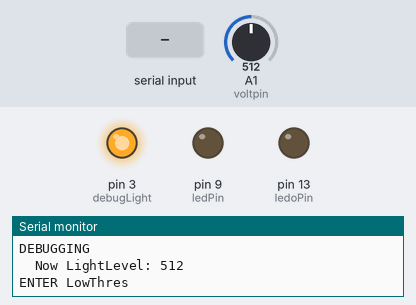
Recording of a sketch running on a simulated Arduino Uno, built with avr-gcc and run on an emulated ATmega328P. Shown: output pins drawn as LEDs (lit = HIGH), the last lines printed to the serial monitor. The test bench sets the inputs (shaded band); at power-on: A1 (voltpin) = 512.

Above: at 0.8 s.
0.9 s: "90,45\n" received over Serial
At 1.9 s:
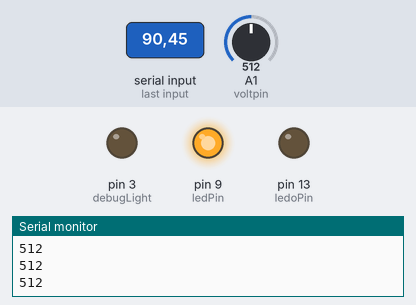
2.4 s: A1 (voltpin) set to 122
At 3.1 s:
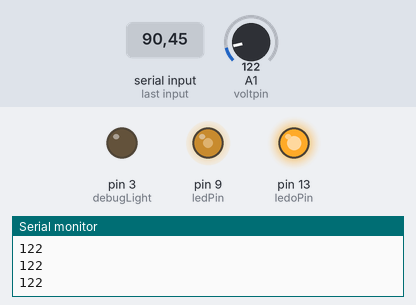
3.9 s: A1 (voltpin) set to 306
At 5.1 s:
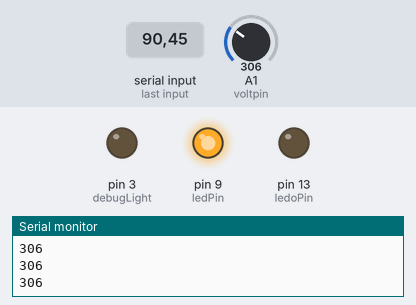
5.4 s: A1 (voltpin) set to 273
6.9 s: A1 (voltpin) set to 255
At 7.7 s:
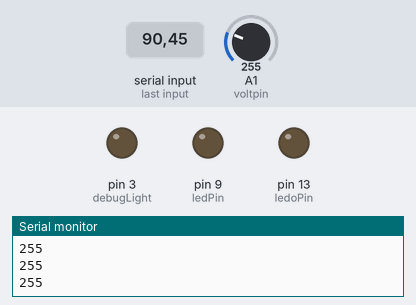
8.4 s: A1 (voltpin) set to 0
At 8.8 s:
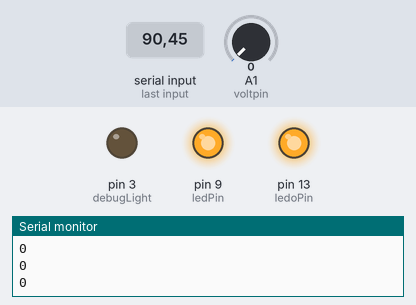
Timing chart, 0 to 10.9 s (numbered marks = the images above; inputs shaded):
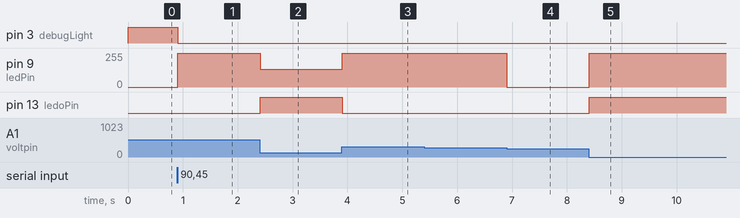

The sketch:

sketch_jan17a.ino
```cpp
#include "EEPROMex.h"
#include <Wire.h>
#include "LightLevel.h"
#include "Tune.h"


#define VIN 5.0
#define IOUT 0.04
#define calibration 1   //Настройка


const int sensorPin = 1;   //Обозначаем A0, как вход
const int ledPin = 9; //Обозначаем D9, как выход
const int voltpin = 1;
const int ledoPin = 13;
const int buttUp = 12;
const int buttDwn = 11;
const int setButt = 10;
const int modeButt = 8;
const int debugLight = 3;
int  lightLevel, high = 255, low = 0, lightlevel;
uint32_t lowThres, upThres;


void setup()
{

  Serial.begin(9600);

 pinMode(debugLight, OUTPUT);
  if (calibration)
  {
    EEPROM_Res();

    digitalWrite (debugLight , HIGH);
    Serial.write("DEBUGGING");
    Serial.println();
    Serial.print("  Now LightLevel: ");
    Serial.print(analogRead(voltpin));
    TuneLow();
    TuneUp();
    lowThres = EEPROM.readInt(7);
    upThres = EEPROM.readInt(8);
  }
  else
  {
    lowThres = 0;
    upThres = 1023;
  }
  digitalWrite (debugLight , LOW);
  Serial.write("WORKING");
  Serial.println();
  Serial.write("defThres:");
  Serial.println();
  Serial.println(lowThres);
  Serial.println();
  Serial.println(upThres);
  Serial.println();


  pinMode(ledPin, OUTPUT);
  pinMode(ledoPin, OUTPUT);
  pinMode(voltpin, INPUT);
}

void loop()
{
    lightLevel = analogRead(voltpin);
    Serial.println(lightLevel);
     manualTune(lightLevel, lowThres, upThres);
     autoTune(lightLevel, low, high);

    analogWrite(ledPin, 255-lightLevel);
    analogWrite(ledoPin, 255-lightLevel);
}
```

LightLevel.cpp
```cpp
#include "LightLevel.h"
#include <Arduino.h>

void manualTune(int lightLevel, int lowThres, int upThres)
{
      lightLevel = map(lightLevel, lowThres , upThres, 0, 255);
      lightLevel = constrain(lightLevel, 0, 255);
}

void autoTune(int lightLevel, int high, int low)
{
  if  (lightLevel < high)
  {
    high = lightLevel;

  }
  if (lightLevel > low)
  {
    low = lightLevel;
  }
  lightLevel = map(lightLevel, low, high, 0, 255);
  lightLevel = constrain(lightLevel, 0, 255);
}
```

LightLevel.h
```cpp
#pragma once
# ifndef _LIGHTLEVEL_H_
#define _LIGHTLEVEL_H_
void manualTune(int, int, int);
void autoTune(int, int, int);
#endif
```

Tune.cpp
```cpp
#include "Tune.h"
#include <Arduino.h>
#include "EEPROMex.h"
#include <HardwareSerial.h>


void EEPROM_Res(){
  for (byte i = 0; i < 7; i++)
  EEPROM.writeInt(i, 0);

}
void TuneLow() {
  //--------калибровка----------
  Serial.println();

  Serial.write("ENTER LowThres");
  Serial.println();
  while (Serial.available() == 0);
  unsigned int lowDef = Serial.parseInt();
  EEPROM.writeInt(7,lowDef);// нижний порог значения фоторезистора при минимальной освещенности.
  }
void TuneUp(){

  Serial.println();

  Serial.write("ENTER UpThres");
  Serial.println();
  while (Serial.available() == 0);
  unsigned int upDef = Serial.parseInt();//Верхний порог значения фоторезистора при максимальной освещенности.
  EEPROM.writeInt(8, upDef);
  }
/*void TuneInform(){
  Serial.println();
  Serial.write("NEWDEFTHRES: ");
  Serial.println();
  Serial.print(TuneLow());
  Serial.println();
  Serial.print(TuneUp());
  Serial.println();
}*/
//void Tune(){
  //Serial.begin(9600);
  //TuneLow();
  //TuneUp();
 // uint32_t low = TuneLow();
//  uint32_t up = TuneUp();

//  EEPROM.writeInt(8, up);// запись в EEPROM
//}
 // if (up != 0)
 // {
//    loop();// уйти в бесконечный цикл
//  }
  //------конец калибровки-------
//  }
```

Tune.h
```cpp
#pragma once
#ifndef _TUNE_H
#define _TUNE_H
void EEPROM_Res();
void TuneLow();
void TuneUp();
//void Tune();
//void TuneInform();
#endif
```

Measured:
- the behaviour switches between 256 and 255 on A1 (voltpin) (found by bisection; images 3 and 4)
- after the input at 0.9 s, pin 3 (debugLight): HIGH → LOW at once; pin 9 (ledPin): 0/255 → 255/255 at once
- after the input at 2.4 s, pin 9 (ledPin): 255/255 → 133/255 at once; pin 13 (ledoPin): LOW → HIGH at once
- after the input at 3.9 s, pin 9 (ledPin): 133/255 → 255/255 at once; pin 13 (ledoPin): HIGH → LOW at once
- after the input at 6.9 s, pin 9 (ledPin): 255/255 → 0/255 at once
- after the input at 8.4 s, pin 9 (ledPin): 0/255 → 255/255 at once; pin 13 (ledoPin): LOW → HIGH at once
